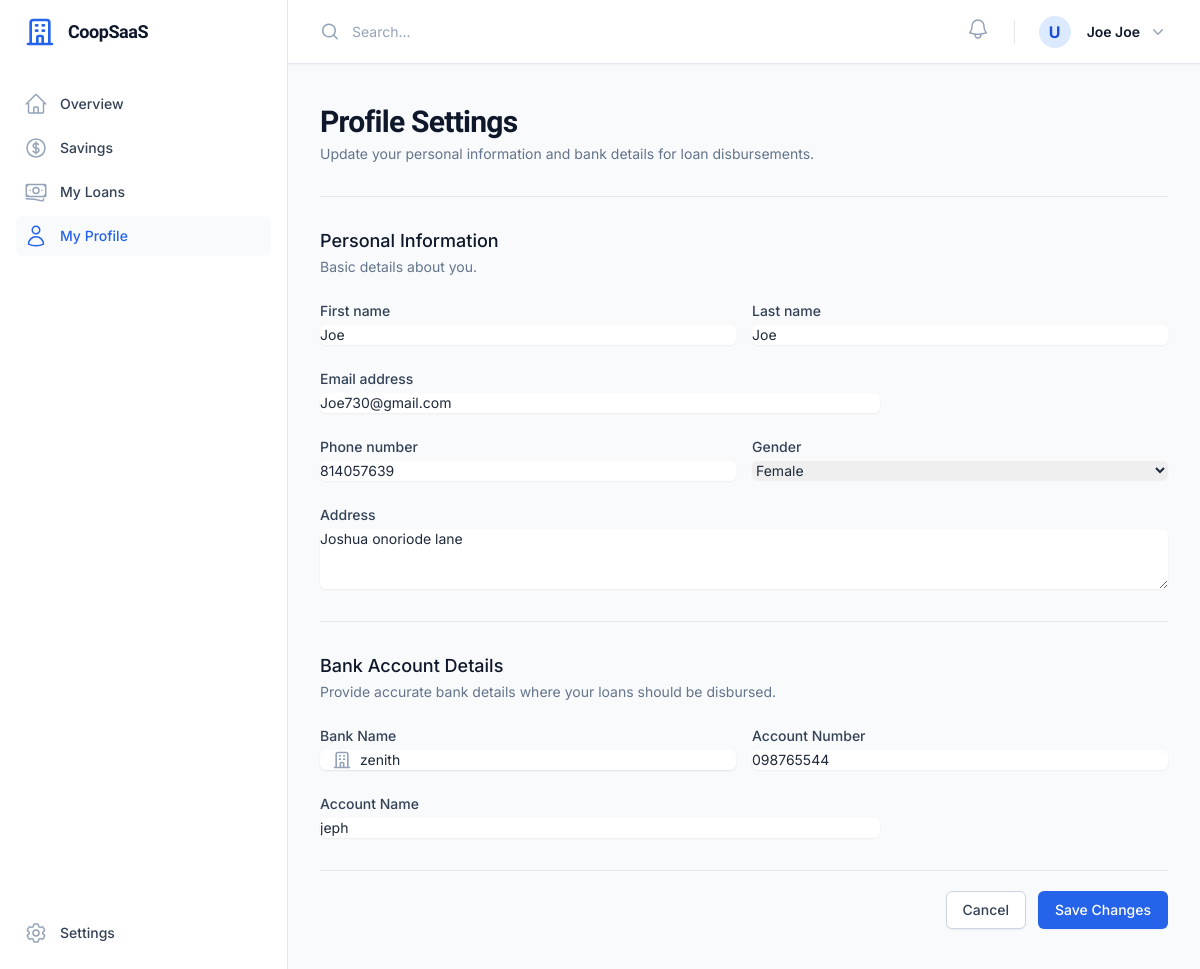
Page /accounts/profile/ (signed in) on the committed database.
### apps/accounts/models.py (models this page shows, shortened)
class User(AbstractUser):
    role = models.CharField(max_length=20, choices=UserRole.choices, default=UserRole.MEMBER)
    cooperative = models.ForeignKey(
        'cooperatives.Cooperative', on_delete=models.CASCADE, null=True, blank=True, related_name='users'
    )
    phone = models.CharField(max_length=20, null=True, blank=True)
    address = models.TextField(null=True, blank=True)
    is_active_member = models.BooleanField(default=True)
    join_date = models.DateField(null=True, blank=True)
    is_suspended = models.BooleanField(default=False)
    joined_at = models.DateTimeField(null=True, blank=True)
    gender = models.CharField(max_length=10, choices=[('M','Male'),('F','Female'),('O','Other')], null=True, blank=True)
    must_change_password = models.BooleanField(default=False)
    bank_name = models.CharField(max_length=100, null=True, blank=True)
    account_number = models.CharField(max_length=20, null=True, blank=True)
    account_name = models.CharField(max_length=150, null=True, blank=True)

### apps/accounts/views.py (the view, shortened to what this page needs)
# urls.py: path('profile/', ProfileView.as_view(), name='profile'),
class ProfileView(LoginRequiredMixin, UpdateView):
    template_name = 'accounts/profile.html'
    fields = ['first_name', 'last_name', 'email', 'phone', 'address', 'gender', 'bank_name', 'account_number', 'account_name']
    success_url = reverse_lazy('accounts:profile')
    def get_object(self, queryset=None):
        return self.request.user

### apps/notifications/context_processors.py (called while the page is built)
def notification_context(request):
    if request.user.is_authenticated:
        unread_count = Notification.objects.filter(user=request.user, is_read=False).count()
        recent_notifications = Notification.objects.filter(user=request.user).order_by('-created_at')[:5]
        return {
            'unread_notifications_count': unread_count,
            'recent_notifications': recent_notifications,
            'pusher_key': getattr(settings, 'PUSHER_KEY', ''),
            'pusher_cluster': getattr(settings, 'PUSHER_CLUSTER', 'mt1'),
        }
    return {}

### templates/accounts/profile.html (shortened to what this page needs)
{% extends 'dashboard_base.html' %}
{% block content %}
<div class="max-w-4xl mx-auto">
    <div class="md:flex md:items-center md:justify-between mb-8">
        <div class="min-w-0 flex-1">
            <h2 class="text-2xl font-bold leading-7 text-slate-900 sm:truncate sm:text-3xl sm:tracking-tight font-display">
                Profile Settings
            </h2>
            <p class="mt-1 text-sm text-slate-500">
                Update your personal information and bank details for loan disbursements.
            </p>
        </div>
    </div>
    <form method="post" class="space-y-8 divide-y divide-slate-200">
        <div class="space-y-6 pt-8 first:pt-0">
            <div>
                <h3 class="text-lg font-medium leading-6 text-slate-900">Personal Information</h3>
                <p class="mt-1 text-sm text-slate-500">Basic details about you.</p>
            </div>
            <div class="grid grid-cols-1 gap-y-6 gap-x-4 sm:grid-cols-6">
                <div class="sm:col-span-3">
                    <label for="{{ form.first_name.id_for_label }}" class="block text-sm font-medium text-slate-700">First name</label>
                    <div class="mt-1">
                        <input type="text" name="first_name" id="{{ form.first_name.id_for_label }}" value="{{ form.first_name.value|default:'' }}" class="block w-full rounded-md border-slate-300 shadow-sm focus:border-primary-500 focus:ring-primary-500 sm:text-sm">
                    </div>
                </div>
                <div class="sm:col-span-3">
                    <label for="{{ form.last_name.id_for_label }}" class="block text-sm font-medium text-slate-700">Last name</label>
                    <div class="mt-1">
                        <input type="text" name="last_name" id="{{ form.last_name.id_for_label }}" value="{{ form.last_name.value|default:'' }}" class="block w-full rounded-md border-slate-300 shadow-sm focus:border-primary-500 focus:ring-primary-500 sm:text-sm">
                    </div>
                </div>
                <div class="sm:col-span-4">
                    <label for="{{ form.email.id_for_label }}" class="block text-sm font-medium text-slate-700">Email address</label>
                    <div class="mt-1">
                        <input type="email" name="email" id="{{ form.email.id_for_label }}" value="{{ form.email.value|default:'' }}" class="block w-full rounded-md border-slate-300 shadow-sm focus:border-primary-500 focus:ring-primary-500 sm:text-sm">
                    </div>
                </div>
                <div class="sm:col-span-3">
                    <label for="{{ form.phone.id_for_label }}" class="block text-sm font-medium text-slate-700">Phone number</label>
                    <div class="mt-1">
                        <input type="text" name="phone" id="{{ form.phone.id_for_label }}" value="{{ form.phone.value|default:'' }}" class="block w-full rounded-md border-slate-300 shadow-sm focus:border-primary-500 focus:ring-primary-500 sm:text-sm">
                    </div>
                </div>
                <div class="sm:col-span-3">
                    <label for="{{ form.gender.id_for_label }}" class="block text-sm font-medium text-slate-700">Gender</label>
                    <div class="mt-1">
                        <select name="gender" id="{{ form.gender.id_for_label }}" class="block w-full rounded-md border-slate-300 shadow-sm focus:border-primary-500 focus:ring-primary-500 sm:text-sm">
                            <option value="F" {% if form.gender.value == 'F' %}selected{% endif %}>Female</option>
                        </select>
                    </div>
                </div>
                <div class="sm:col-span-6">
                    <label for="{{ form.address.id_for_label }}" class="block text-sm font-medium text-slate-700">Address</label>
                    <div class="mt-1">
                        <textarea id="{{ form.address.id_for_label }}" name="address" rows="3" class="block w-full rounded-md border-slate-300 shadow-sm focus:border-primary-500 focus:ring-primary-500 sm:text-sm">{{ form.address.value|default:'' }}</textarea>
                    </div>
                </div>
            </div>
        </div>
        <div class="space-y-6 pt-8">
            <div>
                <h3 class="text-lg font-medium leading-6 text-slate-900">Bank Account Details</h3>
                <p class="mt-1 text-sm text-slate-500">Provide accurate bank details where your loans should be disbursed.</p>
            </div>
            <div class="grid grid-cols-1 gap-y-6 gap-x-4 sm:grid-cols-6">
                <div class="sm:col-span-3">
                    <label for="{{ form.bank_name.id_for_label }}" class="block text-sm font-medium text-slate-700">Bank Name</label>
                    <div class="mt-1 relative rounded-md shadow-sm">
                        <div class="absolute inset-y-0 left-0 pl-3 flex items-center pointer-events-none">
                        </div>
                        <input type="text" name="bank_name" id="{{ form.bank_name.id_for_label }}" value="{{ form.bank_name.value|default:'' }}" class="block w-full pl-10 rounded-md border-slate-300 shadow-sm focus:border-primary-500 focus:ring-primary-500 sm:text-sm" placeholder="e.g. Zenith Bank">
                    </div>
                </div>
                <div class="sm:col-span-3">
                    <label for="{{ form.account_number.id_for_label }}" class="block text-sm font-medium text-slate-700">Account Number</label>
                    <div class="mt-1">
                        <input type="text" name="account_number" id="{{ form.account_number.id_for_label }}" value="{{ form.account_number.value|default:'' }}" class="block w-full rounded-md border-slate-300 shadow-sm focus:border-primary-500 focus:ring-primary-500 sm:text-sm" placeholder="10-digit number">
                    </div>
                </div>
                <div class="sm:col-span-4">
                    <label for="{{ form.account_name.id_for_label }}" class="block text-sm font-medium text-slate-700">Account Name</label>
                    <div class="mt-1">
                        <input type="text" name="account_name" id="{{ form.account_name.id_for_label }}" value="{{ form.account_name.value|default:'' }}" class="block w-full rounded-md border-slate-300 shadow-sm focus:border-primary-500 focus:ring-primary-500 sm:text-sm" placeholder="Name on bank statement">
                    </div>
                </div>
            </div>
        </div>
        <div class="pt-5">
            <div class="flex justify-end gap-x-3">
                <a href="{% url 'members:dashboard' %}" class="rounded-md border border-slate-300 bg-white py-2 px-4 text-sm font-medium text-slate-700 shadow-sm hover:bg-slate-50 focus:outline-none focus:ring-2 focus:ring-primary-500 focus:ring-offset-2">Cancel</a>
                <button type="submit" class="inline-flex justify-center rounded-md border border-transparent bg-primary-600 py-2 px-4 text-sm font-medium text-white shadow-sm hover:bg-primary-700 focus:outline-none focus:ring-2 focus:ring-primary-500 focus:ring-offset-2">Save Changes</button>
            </div>
        </div>
    </form>
</div>
{% endblock %}

### templates/components/topnav.html (shortened to what this page needs)
<div class="sticky top-0 z-40 flex h-16 shrink-0 items-center justify-between gap-x-4 border-b border-slate-200 bg-white px-4 shadow-sm sm:gap-x-6 sm:px-6 lg:px-8">
    <div class="flex flex-1 gap-x-4 self-stretch lg:gap-x-6">
        <form class="relative flex flex-1" action="#" method="GET">
            <input id="search-field" class="block h-full w-full border-0 py-0 pl-8 pr-0 text-slate-900 placeholder:text-slate-400 focus:ring-0 sm:text-sm" placeholder="Search..." type="search" name="search">
        </form>
        <div class="flex items-center gap-x-4 lg:gap-x-6">
            <div class="relative" x-data="{ open: false }">
                <button type="button" @click="open = !open" @click.outside="open = false" class="-m-2.5 p-2.5 text-slate-400 hover:text-slate-500 relative" id="notification-bell-btn">
                    <svg id="notification-bell-icon" class="h-6 w-6 {% if unread_notifications_count > 0 %}animate-swing{% endif %}" fill="none" viewBox="0 0 24 24" stroke-width="1.5" stroke="currentColor" aria-hidden="true">
                        <path stroke-linecap="round" stroke-linejoin="round" d="M14.857 17.082a23.848 23.848 0 005.454-1.31A8.967 8.967 0 0118 9.75v-.7V9A6 6 0 006 9v.75a8.967 8.967 0 01-2.312 6.022c1.733.64 3.56 1.085 5.455 1.31m5.714 0a24.255 24.255 0 01-5.714 0m5.714 0a3 3 0 11-5.714 0" />
                    </svg>
                </button>
            </div>
            <div class="relative" x-data="{ open: false }">
                <button type="button" @click="open = !open" @click.outside="open = false" class="-m-1.5 flex items-center p-1.5" id="user-menu-button" aria-expanded="false" aria-haspopup="true">
                    <div class="h-8 w-8 rounded-full bg-primary-100 flex items-center justify-center text-primary-700 font-bold">
                        {{ user.username|make_list|first|upper }}
                    </div>
                    <span class="hidden lg:flex lg:items-center">
                        <span class="ml-4 text-sm font-semibold leading-6 text-slate-900" aria-hidden="true">{{ user.get_full_name|default:user.username }}</span>
                        <svg class="ml-2 h-5 w-5 text-slate-400" viewBox="0 0 20 20" fill="currentColor" aria-hidden="true">
                            <path fill-rule="evenodd" d="M5.23 7.21a.75.75 0 011.06.02L10 11.168l3.71-3.938a.75.75 0 111.08 1.04l-4.25 4.5a.75.75 0 01-1.08 0l-4.25-4.5a.75.75 0 01.02-1.06z" clip-rule="evenodd" />
                        </svg>
                    </span>
                </button>
            </div>
        </div>
    </div>
</div>

### rows in the picture
User: username|make_list "U", get_full_name "Joe Joe", first_name "Joe", last_name "Joe", email "Joe730@gmail.com", phone "814057639", address "Joshua onoriode lane", bank_name "zenith", account_number "098765544", account_name "jeph"
